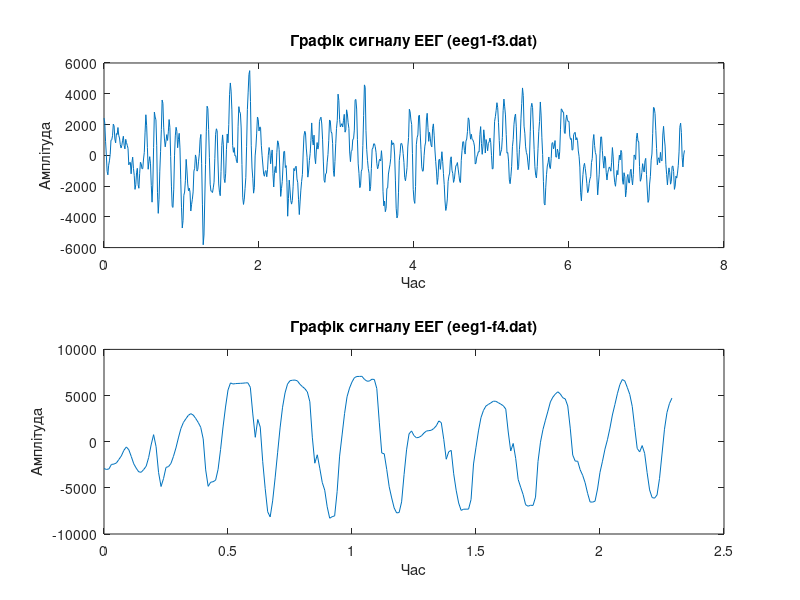
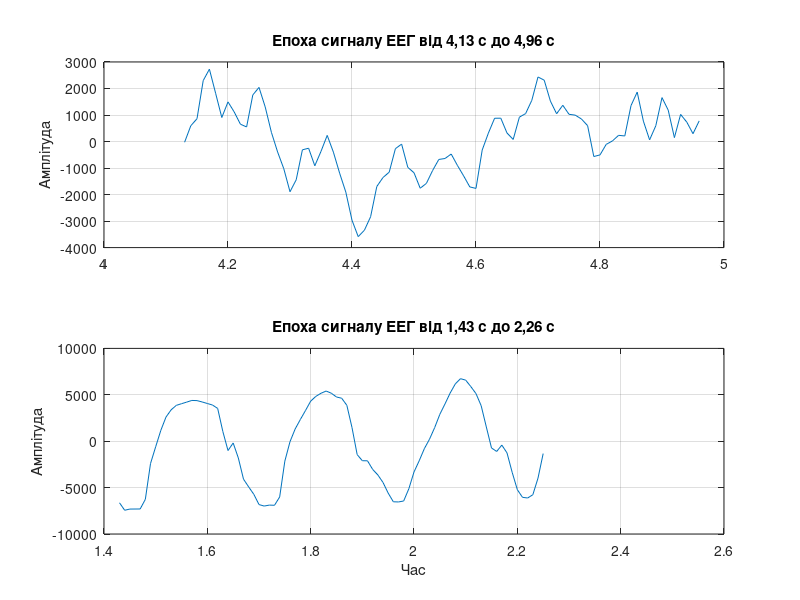
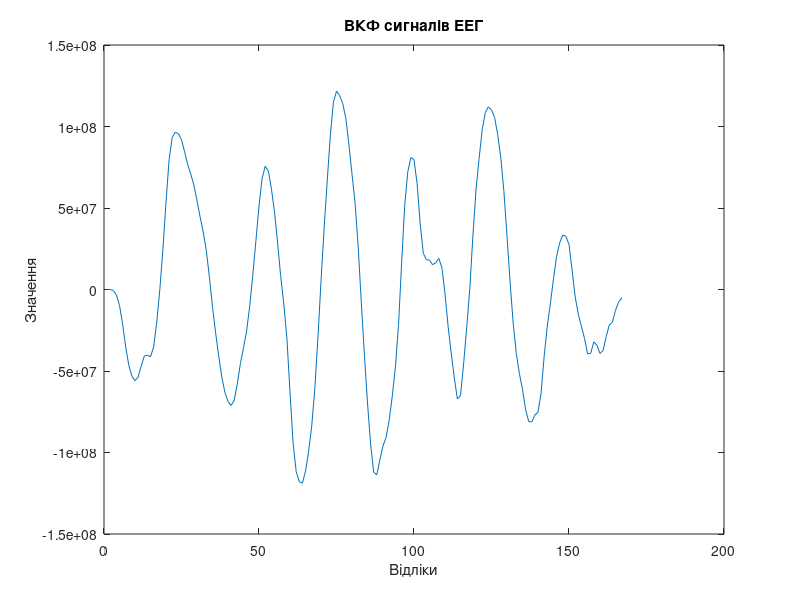
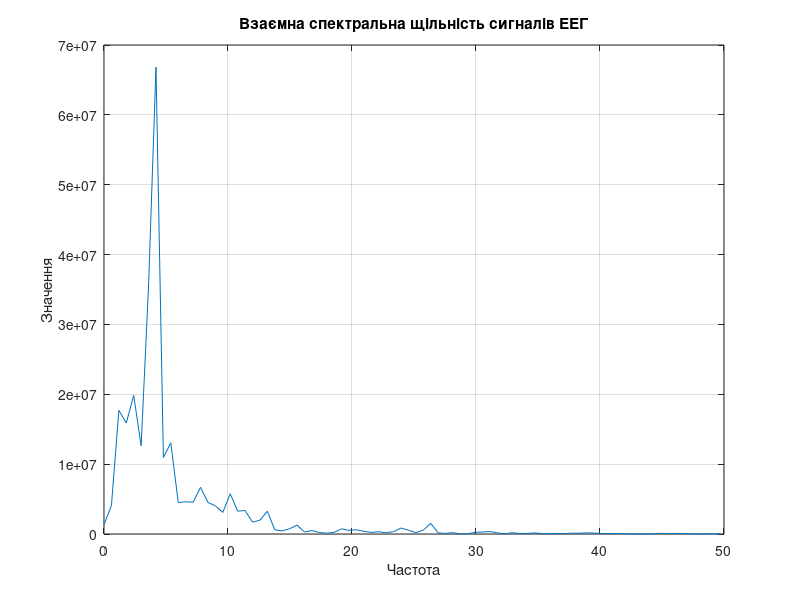

These figures' MATLAB source, in order:
%=== Завдання #3.6 ===
% Завантаження сигналу ЕЕГ файл (eeg1-f3.dat)
fs = 100;
eeg_1 = load('eeg1-f3.dat');
eeg1 = detrend(eeg_1);
t_1 = (0:length(eeg1)-1)/fs;
figure(22)
subplot(2, 1, 1); plot(t_1, eeg1);
title('Графік сигналу ЕЕГ (eeg1-f3.dat)');
xlabel('Час'); ylabel('Амплітуда');

% Завантаження сигналу ЕЕГ файл (eeg1-f4.dat)
eeg_2 = load('eeg1-f4.dat');
eeg2 = detrend(eeg_2);
t_2 = (0:length(eeg2)-1)/fs;
subplot(2, 1, 2); plot(t_2, eeg2);
title('Графік сигналу ЕЕГ (eeg1-f4.dat)');
xlabel('Час'); ylabel('Амплітуда');

% Виділення епохи сигналів ЕЕГ від t1 = 4,13 с до t2 = 4,96 с 
% та t3 = 1,43 с до t4 = 2,26 с
t1 = 4.13;
t2 = 4.96;
t3 = 1.43;
t4 = 2.26;
n1 = fix(t1*fs)+1;
n2 = fix(t2*fs)+1;
n3 = fix(t3*fs)+1;
n4 = fix(t4*fs)+1;
eeg1 = eeg1(n1:n2);
eeg2 = eeg2(n3:n4);
figure(23)
subplot(2,1,1); plot(t_1(n1:n2), eeg1), grid on;
title('Епоха сигналу ЕЕГ від 4,13 с до 4,96 с'); ylabel('Амплітуда');
subplot(2,1,2); plot(t_2(n3:n4), eeg2), grid on;
title('Епоха сигналу ЕЕГ від 1,43 с до 2,26 с');
xlabel('Час'); ylabel('Амплітуда');

% Обчислення ВКФ сигналів ЕЕГ
maxlag = 100;
vkf = xcorr(eeg1, eeg2);
figure(24)
plot(vkf);
title('ВКФ сигналів ЕЕГ');
xlabel('Відліки'); ylabel('Значення');

% Обчислення взаємної спектральної щільності сигналів ЕЕГ
Sx = abs(fft(vkf)/length(vkf));
Sy = Sx(1:length(vkf)/2+1);
Sy(2:end-1) = 2*Sy(2:end-1);
f = fs*(0:(length(vkf)/2))/length(vkf);
figure(25)
plot(f,Sy), grid on;
title('Взаємна спектральна щільність сигналів ЕЕГ');
xlabel('Частота'); ylabel('Значення');
